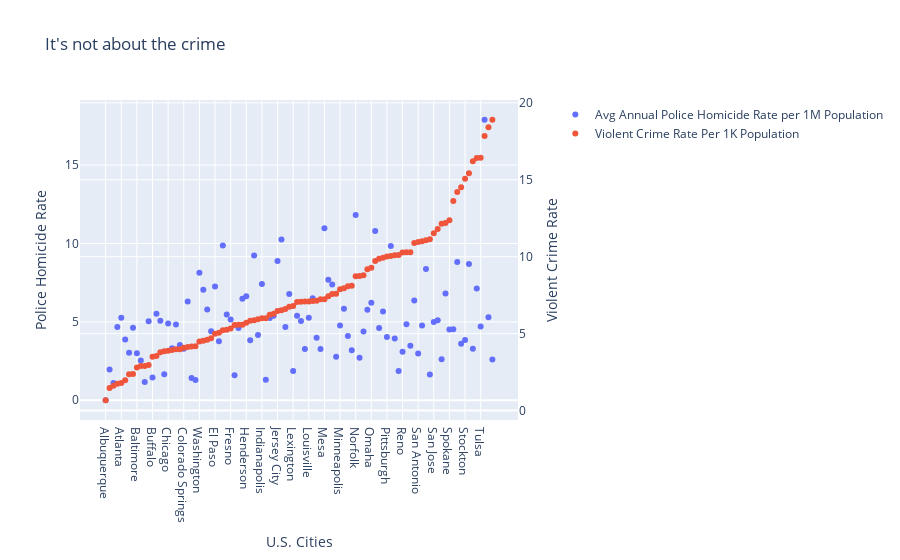

The notebook cell this image was saved under:
### Code cell
# Select average homicide rate by police and violent crime rate per state and city
crime_vs_killings = pd_killings[:-2][["Avg Annual Police Homicide Rate", "Violent Crime Rate"]].sort_values(by="Violent Crime Rate") # Skip last two rows because they contain aggregated data
crime_vs_killings.index = pd_killings[:-2]["City"]

# Create figure with secondary y-axis
fig = make_subplots(specs=[[{"secondary_y": True}]])

# Add traces
fig.add_trace(
    go.Scatter(x=crime_vs_killings.index, y=crime_vs_killings.iloc[:,0], mode="markers", name="Avg Annual Police Homicide Rate per 1M Population"),
    secondary_y=False,
)

fig.add_trace(
    go.Scatter(x=crime_vs_killings.index, y=crime_vs_killings.iloc[:,1], mode="markers", name="Violent Crime Rate Per 1K Population"),
    secondary_y=True,
)
# Add figure title
fig.update_layout(
    title_text="It's not about the crime"
)

# Set x-axis title
fig.update_xaxes(title_text="U.S. Cities")

# Set y-axes titles
fig.update_yaxes(title_text="Police Homicide Rate", secondary_y=False)
fig.update_yaxes(title_text="Violent Crime Rate", secondary_y=True)

fig.show()

### Figure 1 — Plotly figure (JSON) as saved in the notebook; plotly's stock layout.template omitted (floating-point values rounded to 4 significant figures)
{"data": [{"mode": "markers", "name": "Avg Annual Police Homicide Rate per 1M Population", "type": "scatter", "x": ["Albuquerque", "Anaheim", "Anchorage", "Arlington", "Atlanta", "Aurora", "Austin", "Bakersfield", "Baltimore", "Baton Rouge", "Birmingham", "Boston", "Buffalo", "Chandler", "Charlotte", "Chesapeake", "Chicago", "Chula Vista", "Cincinnati", "Cleveland", "Colorado Springs", "Columbus", "Corpus Christi", "Dallas", "Washington", "Denver", "Detroit", "Durham", "El Paso", "Fort Wayne", "Fort Worth", "Fremont", "Fresno", "Garland", "Glendale", "Greensboro", "Henderson", "Hialeah", "Honolulu", "Houston", "Indianapolis", "Irvine", "Irving", "Jacksonville", "Jersey City", "Kansas City Missouri", "Laredo", "Las Vegas", "Lexington", "Lincoln", "Long Beach", "Los Angeles", "Louisville", "Lubbock", "Madison", "Memphis", "Mesa", "Nashville", "Miami", "Milwaukee", "Minneapolis", "New Orleans", "New York", "Newark", "Norfolk", "North Las Vegas", "Oakland", "Oklahoma City", "Omaha", "Orlando", "Philadelphia", "Phoenix", "Pittsburgh", "Plano", "Portland", "Raleigh", "Reno", "Riverside", "Rochester", "Sacramento", "San Antonio", "San Bernardino", "San Diego", "San Francisco", "San Jose", "Santa Ana", "Scottsdale", "Seattle", "Spokane", "St. Louis", "St. Paul", "St. Petersburg", "Stockton", "Tampa", "Toledo", "Tucson", "Tulsa", "Virginia Beach", "Wichita", "Winston-Salem"], "xaxis": "x", "y": [0, 1.957, 1.1, 4.671, 5.257, 3.88, 3.025, 4.623, 2.997, 2.543, 1.171, 5.037, 1.449, 5.523, 5.068, 1.659, 4.901, 3.322, 4.841, 3.521, 3.278, 6.301, 1.415, 1.286, 8.135, 7.043, 5.784, 4.405, 7.261, 3.761, 9.867, 5.473, 5.146, 1.589, 4.616, 6.472, 6.642, 3.83, 9.229, 4.156, 7.417, 1.311, 5.24, 5.397, 8.88, 10.26, 4.671, 6.78, 1.866, 5.398, 5.058, 3.271, 5.261, 6.515, 3.981, 3.276, 10.97, 7.691, 7.379, 2.776, 4.771, 5.836, 4.102, 3.193, 11.82, 2.714, 4.38, 5.773, 6.225, 10.79, 4.609, 5.67, 4.028, 9.842, 3.934, 1.867, 3.089, 4.857, 3.482, 6.364, 2.987, 4.763, 8.375, 1.64, 4.986, 5.102, 2.614, 6.805, 4.511, 4.527, 8.815, 3.6, 3.843, 8.7, 3.291, 7.132, 4.712, 17.9, 5.3, 2.602], "yaxis": "y"}, {"mode": "markers", "name": "Violent Crime Rate Per 1K Population", "type": "scatter", "x": ["Albuquerque", "Anaheim", "Anchorage", "Arlington", "Atlanta", "Aurora", "Austin", "Bakersfield", "Baltimore", "Baton Rouge", "Birmingham", "Boston", "Buffalo", "Chandler", "Charlotte", "Chesapeake", "Chicago", "Chula Vista", "Cincinnati", "Cleveland", "Colorado Springs", "Columbus", "Corpus Christi", "Dallas", "Washington", "Denver", "Detroit", "Durham", "El Paso", "Fort Wayne", "Fort Worth", "Fremont", "Fresno", "Garland", "Glendale", "Greensboro", "Henderson", "Hialeah", "Honolulu", "Houston", "Indianapolis", "Irvine", "Irving", "Jacksonville", "Jersey City", "Kansas City Missouri", "Laredo", "Las Vegas", "Lexington", "Lincoln", "Long Beach", "Los Angeles", "Louisville", "Lubbock", "Madison", "Memphis", "Mesa", "Nashville", "Miami", "Milwaukee", "Minneapolis", "New Orleans", "New York", "Newark", "Norfolk", "North Las Vegas", "Oakland", "Oklahoma City", "Omaha", "Orlando", "Philadelphia", "Phoenix", "Pittsburgh", "Plano", "Portland", "Raleigh", "Reno", "Riverside", "Rochester", "Sacramento", "San Antonio", "San Bernardino", "San Diego", "San Francisco", "San Jose", "Santa Ana", "Scottsdale", "Seattle", "Spokane", "St. Louis", "St. Paul", "St. Petersburg", "Stockton", "Tampa", "Toledo", "Tucson", "Tulsa", "Virginia Beach", "Wichita", "Winston-Salem"], "xaxis": "x", "y": [0.6733, 1.472, 1.614, 1.749, 1.801, 1.972, 2.359, 2.382, 2.796, 2.9, 2.905, 2.969, 3.506, 3.547, 3.787, 3.858, 3.897, 3.942, 3.984, 3.993, 4.081, 4.133, 4.167, 4.184, 4.492, 4.535, 4.609, 4.7, 5.0, 5.065, 5.222, 5.259, 5.328, 5.565, 5.582, 5.588, 5.707, 5.84, 5.864, 5.932, 6.002, 6.008, 6.237, 6.301, 6.473, 6.518, 6.605, 6.744, 6.798, 7.054, 7.067, 7.091, 7.098, 7.13, 7.136, 7.238, 7.243, 7.426, 7.582, 7.596, 7.888, 7.95, 8.076, 8.107, 8.736, 8.741, 8.801, 9.188, 9.291, 9.724, 9.864, 9.939, 10.01, 10.05, 10.1, 10.11, 10.27, 10.28, 10.29, 10.89, 10.96, 11.0, 11.07, 11.14, 11.53, 11.8, 12.15, 12.2, 12.38, 13.62, 14.21, 14.52, 15.06, 15.43, 16.21, 16.41, 16.44, 17.85, 18.41, 18.9], "yaxis": "y2"}], "layout": {"title": {"text": "It's not about the crime"}, "xaxis": {"anchor": "y", "domain": [0, 0.94], "title": {"text": "U.S. Cities"}}, "yaxis": {"anchor": "x", "domain": [0, 1], "title": {"text": "Police Homicide Rate"}}, "yaxis2": {"anchor": "x", "overlaying": "y", "side": "right", "title": {"text": "Violent Crime Rate"}}}}
